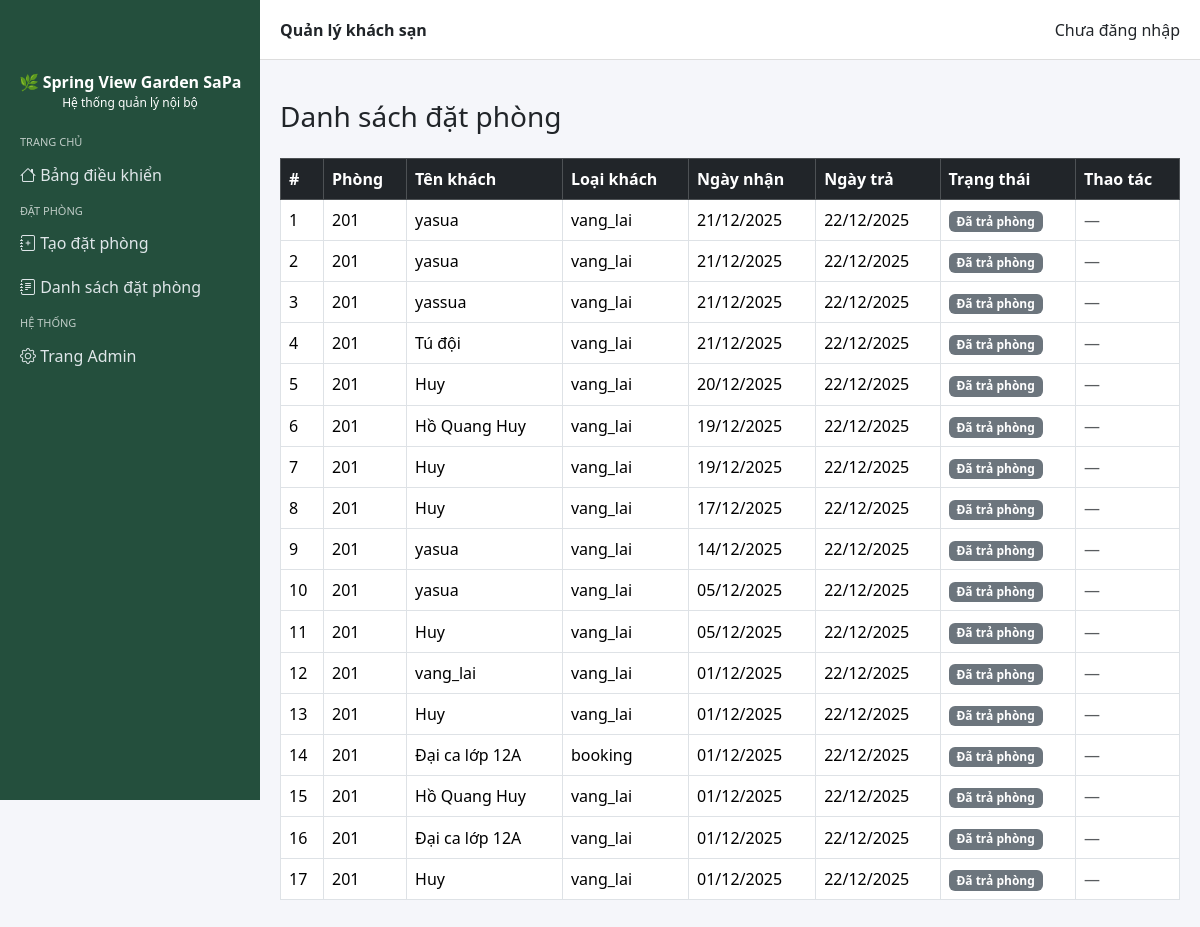
/dat-phong/danh-sach/, run on an earlier commit of the app's database.
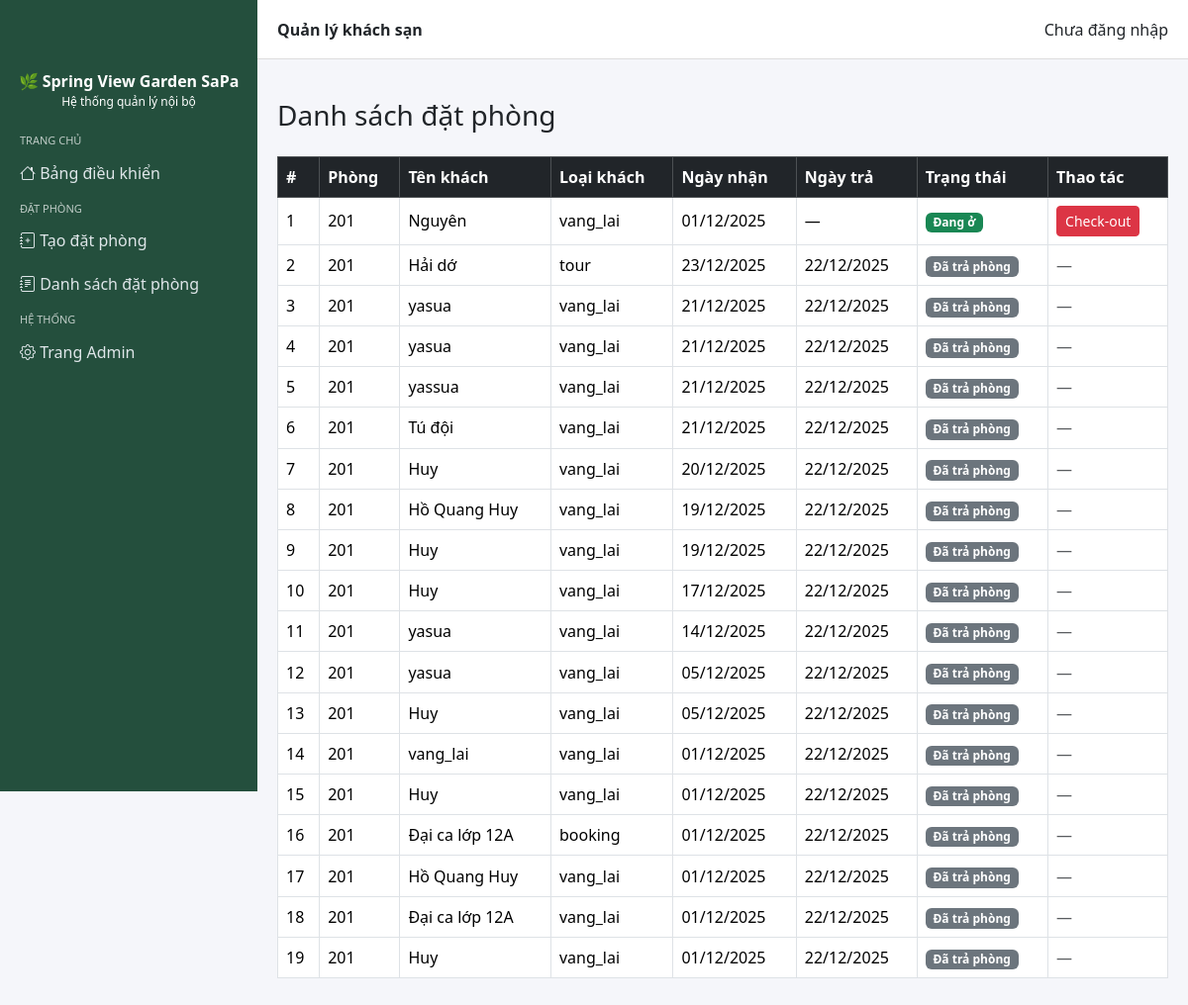
And on a later commit of the database.
### dat_phong/models.py (models this page shows, shortened)
class DatPhong(models.Model):
    LOAI_KHACH_CHOICES = [
        ('vang_lai', 'Vãng lai'),
        ('tour', 'Khách tour đoàn'),
        ('booking', 'Booking'),
        ('agoda', 'Agoda'),
        ('traveloka', 'Traveloka'),
    ]
    ma_khach = models.CharField(
        max_length=10,
        unique=True,
        editable=False,
        null=True,
        blank=True,
        verbose_name="Mã khách"
    )
    phong = models.ForeignKey(
        Phong,
        on_delete=models.PROTECT,
        verbose_name="Phòng"
    )
    ten_khach = models.CharField(
        max_length=100,
        verbose_name="Tên khách"
    )
    loai_khach = models.CharField(
        max_length=20,
        choices=LOAI_KHACH_CHOICES,
        verbose_name="Loại khách"
    )
    ngay_nhan = models.DateField(
        verbose_name="Ngày nhận phòng"
    )
    ngay_tra_du_kien = models.DateField(
        verbose_name="Ngày trả dự kiến"
    )
    ngay_tra = models.DateField(
        null=True,
        blank=True,
        verbose_name="Ngày trả phòng"
    )
    dang_o = models.BooleanField(
        default=True,
        verbose_name="Đang ở"
    )
    class Meta:
        ordering = ['-dang_o', '-ngay_nhan']

### khach_san/models.py (models this page shows, shortened)
class Phong(models.Model):
    TRANG_THAI_CHOICES = [
        ('trong', 'Trống'),
        ('dang_thue', 'Đang thuê'),
        ('dang_bao_tri', 'Đang bảo trì'),
    ]
    ma_phong = models.CharField(max_length=10, unique=True)
    loai_phong = models.ForeignKey(LoaiPhong, on_delete=models.PROTECT)
    trang_thai = models.CharField(
        max_length=20,
        choices=TRANG_THAI_CHOICES,
        default='trong'
    )

### dat_phong/views.py (the view)
# urls.py: path('danh-sach/', views.danh_sach_dat_phong, name='danh_sach_dat_phong'),
def danh_sach_dat_phong(request):
    danh_sach = DatPhong.objects.select_related('phong') \
        .order_by('-dang_o', '-ngay_nhan')
    context = {
        'danh_sach': danh_sach
    }
    return render(request, 'dat_phong/danh_sach_dat_phong.html', context)

### templates/dat_phong/danh_sach_dat_phong.html
{% extends 'base.html' %}
{% block content %}
<h3 class="mb-4">Danh sách đặt phòng</h3>
<table class="table table-bordered table-hover align-middle">
    <thead class="table-dark">
        <tr>
            <th>#</th>
            <th>Phòng</th>
            <th>Tên khách</th>
            <th>Loại khách</th>
            <th>Ngày nhận</th>
            <th>Ngày trả</th>
            <th>Trạng thái</th>
            <th>Thao tác</th>
        </tr>
    </thead>
    <tbody>
        {% for dp in danh_sach %}
        <tr>
            <td>{{ forloop.counter }}</td>
            <td>{{ dp.phong.ma_phong }}</td>
            <td>{{ dp.ten_khach }}</td>
            <td>{{ dp.loai_khach }}</td>
            <td>{{ dp.ngay_nhan|date:"d/m/Y" }}</td>
            <td>
                {% if dp.ngay_tra %}
                    {{ dp.ngay_tra|date:"d/m/Y" }}
                {% else %}
                    —
                {% endif %}
            </td>
            <td>
                {% if dp.dang_o %}
                    <span class="badge bg-success">Đang ở</span>
                {% else %}
                    <span class="badge bg-secondary">Đã trả phòng</span>
                {% endif %}
            </td>
            <td>
                {% if dp.dang_o %}
                    <a href="{% url 'dat_phong:check_out' dp.id %}"
                       class="btn btn-sm btn-danger">
                        Check-out
                    </a>
                {% else %}
                    <span class="text-muted">—</span>
                {% endif %}
            </td>
        </tr>
        {% empty %}
        <tr>
            <td colspan="8" class="text-center text-muted">
                Chưa có đơn đặt phòng
            </td>
        </tr>
        {% endfor %}
    </tbody>
</table>
{% endblock %}

What changed in the data, as far as the page shows it:
added DatPhong: phong.ma_phong "201", ten_khach "Nguyên", loai_khach "vang_lai", ngay_nhan "01/12/2025", dang_o "Đang ở"
added DatPhong: phong.ma_phong "201", ten_khach "Hải dớ", loai_khach "tour", ngay_nhan "23/12/2025", ngay_tra "22/12/2025", dang_o "Đã trả phòng"
